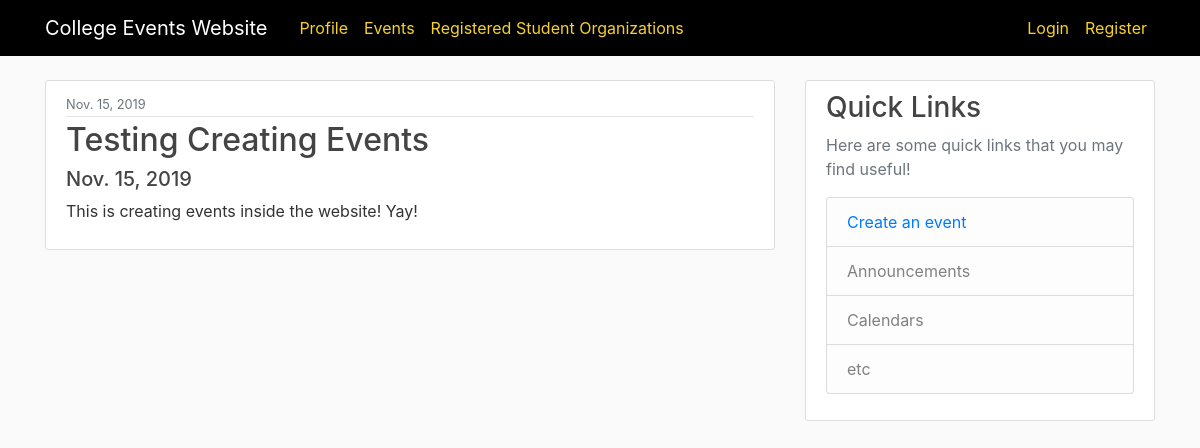
Screenshot of /events/event/3/ with the database file from the repository.
### Events/models.py (models this page shows, shortened)
class Event(models.Model):
  id = models.AutoField(primary_key=True)
  name = models.CharField(max_length = MAX_LENGTH_EVENT_NAME)
  description = models.TextField()
  date = models.DateField(default=DEFAULT_DATE)
  startTime = models.TimeField(default=DEFAULT_START_TIME)
  endTime = models.TimeField(default=DEFAULT_END_TIME)
  user = models.ForeignKey(User, on_delete=models.CASCADE, default=defaultUser, null=True, blank=True)

### Events/views.py (the view)
class EventDetailView(DetailView):
  model = Event
  template_name = 'events/event_detail.html'
  def get_context_data(self, **kwargs):
    context = super().get_context_data(**kwargs)
    return context

### Events/templates/Events/event_detail.html
{% extends "Home/base.html" %}
{% block content %}
  <article class="media content-section">
    <div class="media-body">
      <div class="article-metadata">
        <small class="text-muted">{{ object.date }}</small>
      </div>
      <h2 class="article-title">{{ object.name }}</h2>
      <h5 class="article-heading">{{ object.date }}</h5>
      <p class="article-content">{{ object.description }}</p>
    </div>
  </article>
{% endblock content %}

### Events/static/Events/main.css (style rules this page uses)
body { background: #fafafa; color: #333333; margin-top: 5rem; }
h1, h2, h3, h4, h5, h6 { color: #444444; }
.content-section { background: #ffffff; padding: 10px 20px; border: 1px solid #dddddd; border-radius: 3px; margin-bottom: 20px; }
.article-title { color: #444444; }
.article-content { white-space: pre-line; }
.article-metadata { padding-bottom: 1px; margin-bottom: 4px; border-bottom: 1px solid #e3e3e3 }

### rows the page displays
Event: date "Nov. 15, 2019", name "Testing Creating Events", description "This is creating events inside the website! Yay!"
